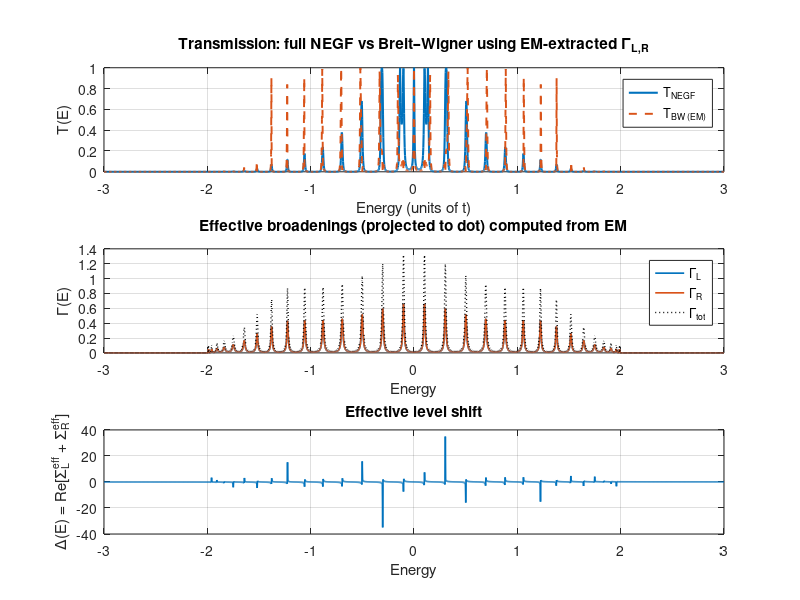

Here is the MATLAB script that generated this plot: (Note: this script raises an error after producing the figure.)
% resonant_level_EM_vs_BW.m
% Compare Extended-Molecule NEGF transmission and Breit-Wigner using EM-derived Gamma.
% Author: ChatGPT
% Date: 2025-10-28

clear; close all; clc;

%% Physical constants (for conductance units)
e = 1.602176634e-19;      % C
h = 6.62607015e-34;       % J s
G0 = 2*e^2/h;             % conductance quantum (S) including spin

%% -------------------- Model parameters --------------------
t_lead = 1.0;             % lead hopping (energy units)
epsilon_lead = 0.0;       % lead onsite energy
t_c = 0.2;                % coupling dot <-> first lead site
epsilon_dot = 0.0;        % dot onsite energy (resonant level)
N_lead_each = 30;         % number of lead sites included on each side (extended molecule)
N_absorb_layers = 4;      % number of outer-most sites per side with absorbing Sigma
eta = 0.06;               % absorbing strength (positive) -> Sigma = -i*eta on outer sites
num_eta = 1e-12;          % tiny numerical broadening for matrix inversion

%% Energy grid & temperature
Emin = -3*t_lead;
Emax = 3*t_lead;
nE = 2001;
Elist = linspace(Emin, Emax, nE);

T_K = 4.0;                % Kelvin for finite-T conductance
kB_ev = 8.617333262145e-5; % eV/K
kBT = kB_ev * T_K;
EF = 0.0;

%% -------------------- Build Extended Molecule Hamiltonian (1D chain) --------------------
N = 2*N_lead_each + 1;    % total EM sites
H = zeros(N,N);

idx_dot = N_lead_each + 1;

% Left lead sites (1..N_lead_each)
for n = 1:N_lead_each
    H(n,n) = epsilon_lead;
    if n < N_lead_each
        H(n, n+1) = -t_lead;
        H(n+1, n) = -t_lead;
    end
end

% Right lead sites (idx_dot+1 .. N)
for n = idx_dot+1:N
    H(n,n) = epsilon_lead;
end
for n = idx_dot+1:(N-1)
    H(n, n+1) = -t_lead;
    H(n+1, n) = -t_lead;
end

% Connect dot to first lead sites on each side
H(idx_dot, idx_dot-1) = -t_c;
H(idx_dot-1, idx_dot) = -t_c;
H(idx_dot, idx_dot+1) = -t_c;
H(idx_dot+1, idx_dot) = -t_c;

% Dot onsite
H(idx_dot, idx_dot) = epsilon_dot;

I_N = eye(N);

%% -------------------- Absorbing self-energies on outer EM sites --------------------
SigmaL = zeros(N,N);
SigmaR = zeros(N,N);

left_abs_idx = 1 : min(N_absorb_layers, N_lead_each);
right_abs_idx = N - (0:(min(N_absorb_layers, N_lead_each)-1));

SigmaL(sub2ind([N,N], left_abs_idx, left_abs_idx)) = -1i * eta;
SigmaR(sub2ind([N,N], right_abs_idx, right_abs_idx)) = -1i * eta;

% Gamma matrices for the outer absorbers (used in NEGF transmission)
GammaL_mat = 1i * (SigmaL - SigmaL');
GammaR_mat = 1i * (SigmaR - SigmaR');

%% -------------------- Preallocations --------------------
T_NEGF = zeros(size(Elist));    % NEGF full transmission
T_BW   = zeros(size(Elist));    % Breit-Wigner using EM-extracted Gammas
GammaL_eff = zeros(size(Elist));
GammaR_eff = zeros(size(Elist));
Delta_eff = zeros(size(Elist)); % real level shift
A_dot = zeros(size(Elist));     % spectral function at dot from full GR (A = -2 Im G_dd)

%% -------------------- Energy loop: compute GR (full) & projections --------------------
for ii = 1:length(Elist)
    E = Elist(ii);
    % Full Green's function with both absorbers
    GR_full = ((E + 1i*num_eta) * I_N - H - SigmaL - SigmaR) \ I_N;
    GA_full = GR_full';
    
    % NEGF transmission (matrix formula)
    T_NEGF(ii) = real(trace(GammaL_mat * GR_full * GammaR_mat * GA_full));
    if T_NEGF(ii) < 0 && T_NEGF(ii) > -1e-14, T_NEGF(ii) = 0; end
    
    % Dot Green's function element (dd)
    Gdd_full = GR_full(idx_dot, idx_dot);
    A_dot(ii) = -2 * imag(Gdd_full);
    
    % Now compute dot Green's function with left-only absorber (SigmaR = 0)
    GR_Lonly = ((E + 1i*num_eta) * I_N - H - SigmaL) \ I_N;
    Gdd_Lonly = GR_Lonly(idx_dot, idx_dot);
    % effective self-energy due to left lead as seen by dot:
    % Sigma_eff_L(E) = E - eps_d - 1/Gdd_Lonly
    Sigma_eff_L = E - epsilon_dot - 1.0 / Gdd_Lonly;
    
    % Similarly for right-only absorber
    GR_Ronly = ((E + 1i*num_eta) * I_N - H - SigmaR) \ I_N;
    Gdd_Ronly = GR_Ronly(idx_dot, idx_dot);
    Sigma_eff_R = E - epsilon_dot - 1.0 / Gdd_Ronly;
    
    % Effective total self-energy from both sides (optionally we can also do Sigma_eff_total = E - eps - 1/Gdd_full)
    Sigma_eff_total = Sigma_eff_L + Sigma_eff_R;  % should be close to E - eps - 1/Gdd_full
    
    % Extract Gammas and shift (energy dependent)
    GammaL_eff(ii) = -2 * imag(Sigma_eff_L);
    GammaR_eff(ii) = -2 * imag(Sigma_eff_R);
    Gamma_tot = GammaL_eff(ii) + GammaR_eff(ii);
    Delta_eff(ii) = real(Sigma_eff_total);  % level shift = Re Sigma_eff_total
    
    % Breit-Wigner transmission using extracted Gammas and shift
    numerator = GammaL_eff(ii) * GammaR_eff(ii);
    denom = (E - epsilon_dot - Delta_eff(ii))^2 + (Gamma_tot/2)^2;
    if denom <= 0
        T_BW(ii) = 0;
    else
        T_BW(ii) = numerator / denom;
    end
end

%% -------------------- Conductances (finite-T Landauer) --------------------
% Fermi derivative
if kBT > 0
    dfdE = -1 ./ (4 * kBT * (cosh((Elist - EF) ./ (2*kBT))).^2);
else
    % approximate delta -> pick value of T at EF
    dfdE = zeros(size(Elist));
    % put a narrow spike near EF
    [~, idxEF] = min(abs(Elist - EF));
    dfdE(idxEF) = -1;
end

G_NEGF = G0 * trapz(Elist, -dfdE .* T_NEGF);
G_BW   = G0 * trapz(Elist, -dfdE .* T_BW);

fprintf('Finite-T linear conductance at T=%.2f K (EF=%.3g):\n', T_K, EF);
fprintf('  G (NEGF, EM) = %.6g S  (%.6g G0)\n', G_NEGF, G_NEGF / G0);
fprintf('  G (Breit-Wigner using EM Gammas) = %.6g S  (%.6g G0)\n\n', G_BW, G_BW / G0);

%% -------------------- Plots --------------------
figure('Name','Transmission comparison','NumberTitle','off','Position',[100 100 900 700]);
subplot(3,1,1);
plot(Elist, T_NEGF, 'LineWidth', 1.5); hold on;
plot(Elist, T_BW, '--', 'LineWidth', 1.4);
xlabel('Energy (units of t)');
ylabel('T(E)');
legend('T_{NEGF}','T_{BW (EM)}','Location','Best');
title('Transmission: full NEGF vs Breit–Wigner using EM-extracted \Gamma_{L,R}');
grid on;

subplot(3,1,2);
plot(Elist, GammaL_eff, 'LineWidth', 1.2); hold on;
plot(Elist, GammaR_eff, 'LineWidth', 1.2);
plot(Elist, GammaL_eff + GammaR_eff, ':k','LineWidth',1);
xlabel('Energy');
ylabel('\Gamma(E)');
legend('\Gamma_L','\Gamma_R','\Gamma_{tot}','Location','Best');
title('Effective broadenings (projected to dot) computed from EM');
grid on;

subplot(3,1,3);
plot(Elist, Delta_eff, 'LineWidth', 1.2);
xlabel('Energy');
ylabel('\Delta(E) = Re[\Sigma^{eff}_L + \Sigma^{eff}_R]');
title('Effective level shift');
grid on;

sgtitle(sprintf('EM size: %d sites each lead, eta = %.3g, N_absorb = %d', N_lead_each, eta, N_absorb_layers));

%% -------------------- Gate sweep (zero-T approx using T(EF)) --------------------
doGateSweep = true;
if doGateSweep
    neps = 201;
    eps_range = linspace(epsilon_dot - 2.5, epsilon_dot + 2.5, neps);
    G_vs_eps_NEGF = zeros(size(eps_range));
    G_vs_eps_BW = zeros(size(eps_range));
    % For speed, evaluate approximate zero-T conductance by using T(EF) with shifted eps
    for k = 1:neps
        eps_tmp = eps_range(k);
        % Update dot onsite in H and recompute dot GR at EF for NEGF (full)
        H_tmp = H;
        H_tmp(idx_dot, idx_dot) = eps_tmp;
        GR_full_tmp = ((EF + 1i*num_eta) * I_N - H_tmp - SigmaL - SigmaR) \ I_N;
        GA_full_tmp = GR_full_tmp';
        T_NEGF_EF = real(trace(GammaL_mat * GR_full_tmp * GammaR_mat * GA_full_tmp));
        if T_NEGF_EF < 0 && T_NEGF_EF > -1e-14, T_NEGF_EF = 0; end
        G_vs_eps_NEGF(k) = G0 * T_NEGF_EF;
        
        % For BW: compute GR_dd with left-only and right-only to get Gammas at EF
        GR_L_tmp = ((EF + 1i*num_eta) * I_N - H_tmp - SigmaL) \ I_N;
        Gdd_L = GR_L_tmp(idx_dot, idx_dot);
        Sigma_eff_L_tmp = EF - eps_tmp - 1.0 / Gdd_L;
        GR_R_tmp = ((EF + 1i*num_eta) * I_N - H_tmp - SigmaR) \ I_N;
        Gdd_R = GR_R_tmp(idx_dot, idx_dot);
        Sigma_eff_R_tmp = EF - eps_tmp - 1.0 / Gdd_R;
        GammaL_tmp = -2 * imag(Sigma_eff_L_tmp);
        GammaR_tmp = -2 * imag(Sigma_eff_R_tmp);
        Delta_tmp = real(Sigma_eff_L_tmp + Sigma_eff_R_tmp);
        denom = (EF - eps_tmp - Delta_tmp)^2 + ( (GammaL_tmp + GammaR_tmp)/2 )^2;
        if denom <= 0
            Tbw_tmp = 0;
        else
            Tbw_tmp = (GammaL_tmp * GammaR_tmp) / denom;
        end
        G_vs_eps_BW(k) = G0 * Tbw_tmp;
    end
    
    figure('Name','Gate sweep (zero-T approx)','NumberTitle','off');
    plot(eps_range, G_vs_eps_NEGF / G0, 'LineWidth', 1.4); hold on;
    plot(eps_range, G_vs_eps_BW / G0, '--', 'LineWidth', 1.4);
    xlabel('\epsilon_d');
    ylabel('G / G_0');
    legend('G_{NEGF}','G_{BW}','Location','Best');
    title('Gate sweep: NEGF (EM) vs Breit–Wigner using EM-extracted \Gamma');
    grid on;
end

%% -------------------- Final suggestions & checks --------------------
disp('--- Suggested convergence checks ---');
disp('- Increase N_lead_each until T_NEGF and T_BW (and G) stop changing significantly.');
disp('- Sweep eta across a few decades (e.g. 1e-3 .. 1e-0) and find an absorbing plateau.');
disp('- Ensure N_absorb_layers is large enough to prevent reflections from the outer boundary.');
disp('- If you need energy-independent Gamma, evaluate GammaL_eff/ GammaR_eff at E=EF and use constants in BW formula.');

